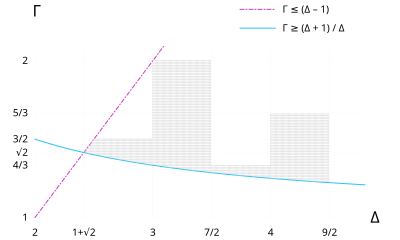

This chart was generated by the following gnuplot code:
load "docs/plots/colors.gnuplot"

set terminal svg size 400,240 dynamic round font "KaTeX_Main,10"

set xlabel "Δ" font "Katex_Main,16" offset 25,2.5
set ylabel "Γ" font "Katex_Main,16" offset 7.5,8 rotate by 0

set tmargin 3
set bmargin 1.5
set lmargin 5
set rmargin 5

set key width 0
set key height 0
set key spacing 1.25
set key samplen 4
set key reverse Left
set key horizontal outside left top
set key at graph 0.6, screen 1
set key font "KaTeX_Main,10"

set style line 1000 dashtype 3 lw 0.1 ps 0 lc rgb GRAY

set ytics ("1" 1, "2" 2, "5/3" 5./3, "3/2" 1.5, "√2" sqrt(2), "4/3" 4./3.)
set xtics ("2" 2, "1+√2" 1.+sqrt(2), "3" 3, "7/2" 3.5, "4/3" 4./3., "4" 4, "9/2" 4.5, "5" 5)

set grid ytics back ls 1000
set grid xtics back ls 1000

set border 3 front lt 1 lw 0 lc black

set xrange [2:4.8]
set yrange [1:2.1]

plot (x-1)/1 with lines axes x1y1 dt 4 lc rgb PURPLE lw 1 title "Γ ≤ (Δ – 1)", \
     (x+1)/x with lines axes x1y1 dt 1 lc rgb CYAN   lw 1 title "Γ ≥ (Δ + 1) / Δ", \
     'docs/plots/figures/polytope/polytope.csv' using 1:2 with points pt 7 lc rgb GRAY ps 0.1 notitle
